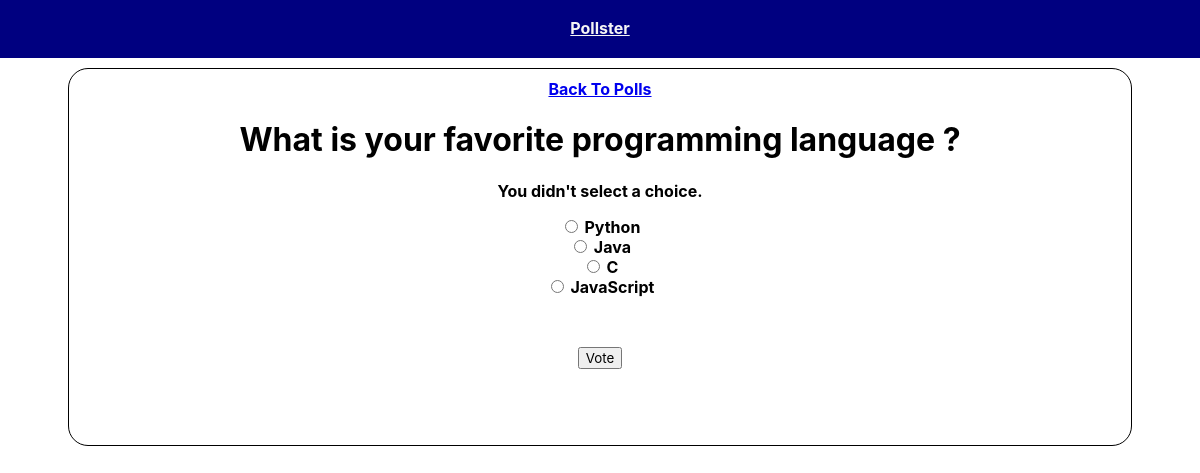
The page /polls/1/vote/ on the database its author committed.
### polls/models.py (models this page shows, shortened)
class Question(models.Model):
    question_text = models.CharField(max_length=200)
    pub_date = models.DateTimeField('date published')

class Choice(models.Model):
    question = models.ForeignKey(Question, on_delete=models.CASCADE)
    choice_text = models.CharField(max_length=200)
    votes = models.IntegerField(default=0)

### polls/views.py (the view)
# urls.py: path('<int:question_id>/vote/', views.vote, name ='vote'),
def vote(request, question_id):
    question = get_object_or_404(Question, pk=question_id)
    try:
        selected_choice = question.choice_set.get(pk=request.POST['choice'])
    except (KeyError, Choice.DoesNotExist):
        return render(request, 'polls/detail.html', {
            'question': question,
            'error_message': "You didn't select a choice.",
        })
    else:
        selected_choice.votes += 1
        selected_choice.save()
        return HttpResponseRedirect(reverse('polls:results', args=(question.id,)))

### templates/polls/detail.html (shortened to what this page needs)
{% extends 'base.html' %}
{% block content %}
<a href ="{% url 'polls:index' %}">Back To Polls</a>
<h1>{{ question.question_text }}</h1>
{% if error_message %}
<p>
	<strong>{{ error_message }}</strong>
</p>
{% endif %}
<form action ="{% url 'polls:vote' question.id %}" method ="post">
	{% for choice in question.choice_set.all %}
	<div>
		<input type ="radio" name ="choice"  id ="choice{{ forloop.counter }}"
			value ="{{ choice.id }}" />
		<label for ="choice{{ forloop.counter }}">{{ choice.choice_text }}</label>
	</div>
	{% endfor %}
	<input type ="submit" value ="Vote" class ="btn" />
</form>
{% endblock %}

### templates/base.html (style rules this page uses)
* { font-family: -apple-system, BlinkMacSystemFont, 'Segoe UI', Roboto, Oxygen, Ubuntu, Cantarell, 'Open Sans', 'Helvetica Neue', sans-serif; }

### templates/polls/detail.html (style rules this page uses)
input[type=submit], input.submit { margin:50px; }

### rows shown on the page
Question: question_text "What is your favorite programming language ?"
Choice: choice_text "Python"
Choice: choice_text "Java"
Choice: choice_text "C"
Choice: choice_text "JavaScript"

### other values the page prints
{{ error_message }} "You didn't select a choice."
